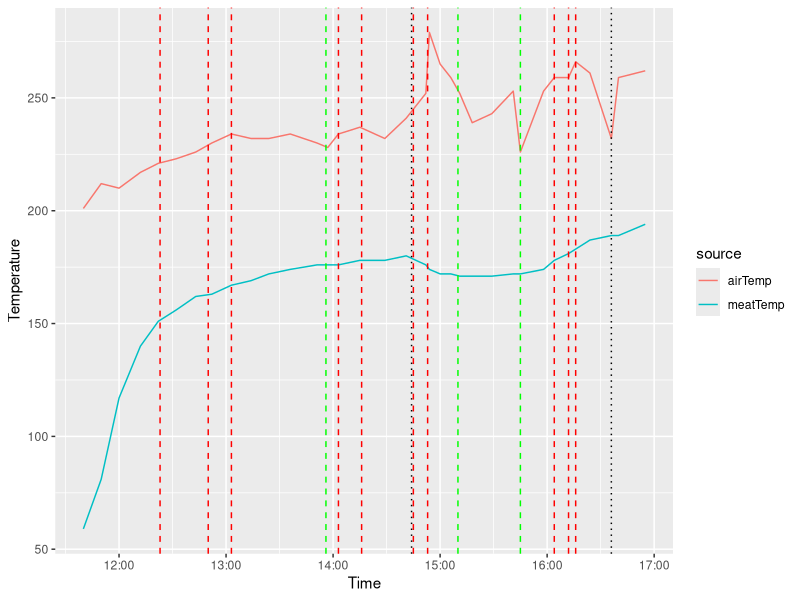

Reproduce this figure in R.
## ---- chunk 1
library(ggplot2)
library(dplyr)
library(tidyr)

time=c('11:40','11:50','12:00','12:12','12:22','12:32','12:43','12:52','13:03','13:14','13:24','13:36','13:51','13:57','14:03','14:15','14:29','14:41',"14:52","14:54",'15:00','15:06','15:11','15:18','15:29','15:41','15:45','15:58','16:04','16:12','16:16','16:24','16:36','16:40','16:55')
meatTemp=c(59,81,117,140,151,156,162,163,167,169,172,174,176,176,176,178,178,180,176,174,172,172,171,171,171,172,172,174,178,181,183,187,189,189,194)
airTemp=c(201,212,210,217,221,223,226,230,234,232,232,234,230,228,234,237,232,241,252,279,265,259,252,239,243,253,226,253,259,259,266,261,232,259,262)

hm=as.POSIXct(strptime(time, '%H:%M',tz='GMT')) 
df=data.frame(meatTemp,airTemp,hm) %>%
  gather(source,temp,-hm)
p=ggplot(df,aes(hm,temp,color=source)) + 
  geom_line() + 
  ylab('Temperature') +
  xlab('Time') 

# add horizontal lines for vent adjustments
reductions=c('12:23','12:50','13:03','14:03','14:16','14:45','14:53','16:04','16:12','16:16')
for (t in reductions){
  p = p + geom_vline(xintercept = as.POSIXct(strptime(t, '%H:%M',tz='GMT')) ,linetype='dashed',size=0.5,color='red')
}
increases=c('13:56','15:10','15:45')
for (t in increases){
  p = p + geom_vline(xintercept = as.POSIXct(strptime(t, '%H:%M',tz='GMT')) ,linetype='dashed',size=0.5,color='green')
}
checking=c('14:44','16:36')
for (t in checking){
  p = p + geom_vline(xintercept = as.POSIXct(strptime(t, '%H:%M',tz='GMT')) ,linetype='dotted',size=0.5,color='black')
}

print(p) 
